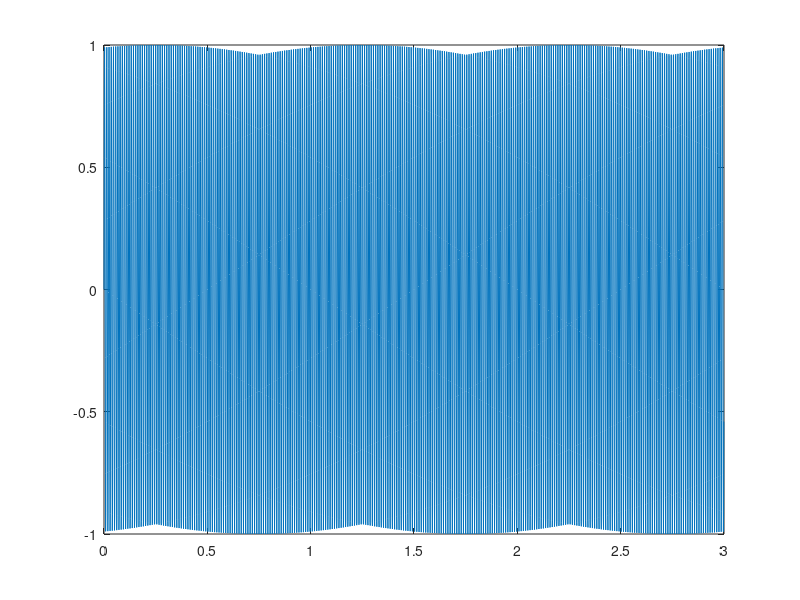

Write the MATLAB code that produced this figure. (Note: this script raises an error after producing the figure.)
clear all

fs = 1024;
t = 0:1/fs:3-(1/fs);

test_sig = sin(2*pi*93*t);
plot(t,test_sig)

test_s = repmat(test_sig,1,10);
M=test_s;
    f_fft = fft(M)%./(size(M,2)./2); % length of vector
    %f_fft(kk,:,:) = fft(M,2.^nextpow2(length(M)),2); %nextpow2

f_fft_mean = squeeze(nanmean(f_fft,1));
f_fft_pow = abs(f_fft_mean.^2);
%f = linspace(0,fs-(1/fs),length(f_fft_pow)); 
f = fs/2*linspace(0,1,length(M)/2+1);

plot(f,f_fft_pow(1:end/2+1))



%%

% Frequency defition
t = 0:1/fs:(30-(1/fs));
df = 1/(30);
fn = length(M)/30;